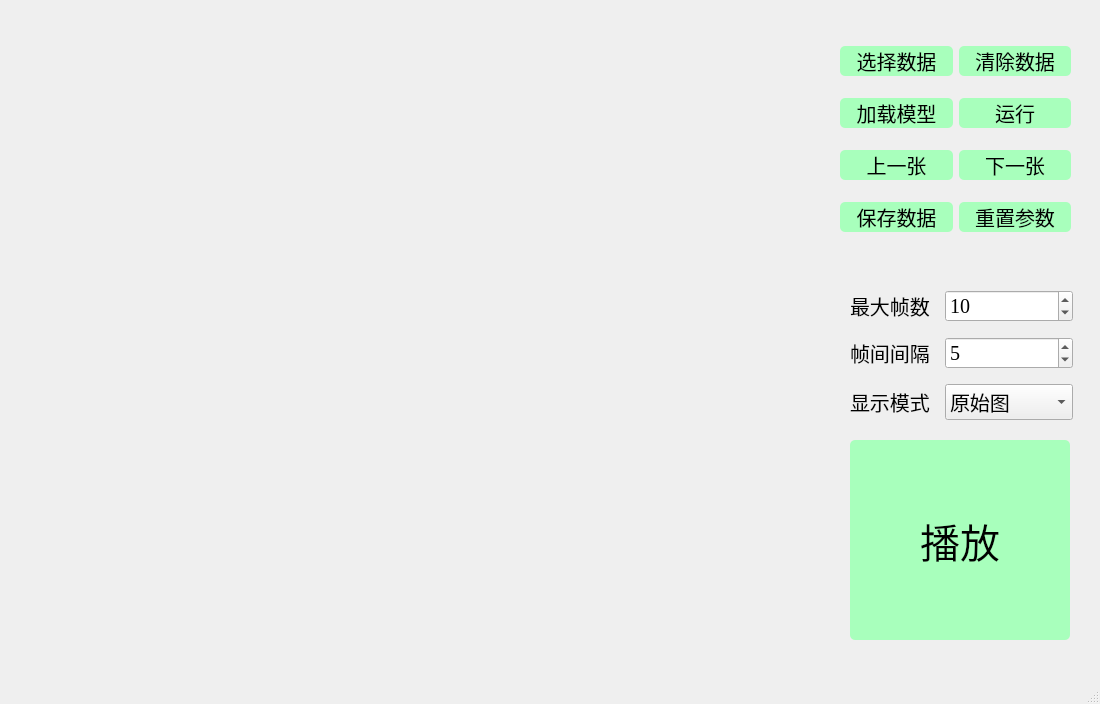
<?xml version="1.0" encoding="UTF-8"?>
<ui version="4.0">
 <class>MainWindow</class>
 <widget class="QMainWindow" name="MainWindow">
  <property name="geometry">
   <rect>
    <x>0</x>
    <y>0</y>
    <width>1100</width>
    <height>704</height>
   </rect>
  </property>
  <property name="windowTitle">
   <string>CatchUAV</string>
  </property>
  <widget class="QWidget" name="centralwidget">
   <widget class="QLabel" name="label_img">
    <property name="geometry">
     <rect>
      <x>10</x>
      <y>10</y>
      <width>800</width>
      <height>600</height>
     </rect>
    </property>
    <property name="autoFillBackground">
     <bool>false</bool>
    </property>
    <property name="styleSheet">
     <string notr="true"/>
    </property>
    <property name="text">
     <string/>
    </property>
   </widget>
   <widget class="QWidget" name="gridLayoutWidget">
    <property name="geometry">
     <rect>
      <x>840</x>
      <y>30</y>
      <width>231</width>
      <height>221</height>
     </rect>
    </property>
    <layout class="QGridLayout" name="gridLayout">
     <item row="1" column="1">
      <widget class="QPushButton" name="pbtn_run">
       <property name="font">
        <font>
         <family>华文楷体</family>
         <pointsize>15</pointsize>
        </font>
       </property>
       <property name="styleSheet">
        <string notr="true">QPushButton{background:#a8ffbc;border-radius:5px;}QPushButton:hover{background:#e6402e;}</string>
       </property>
       <property name="text">
        <string>运行</string>
       </property>
      </widget>
     </item>
     <item row="1" column="0">
      <widget class="QPushButton" name="pbtn_load_model">
       <property name="font">
        <font>
         <family>华文楷体</family>
         <pointsize>15</pointsize>
        </font>
       </property>
       <property name="styleSheet">
        <string notr="true">QPushButton{background:#a8ffbc;border-radius:5px;}QPushButton:hover{background:#e6402e;}</string>
       </property>
       <property name="text">
        <string>加载模型</string>
       </property>
      </widget>
     </item>
     <item row="2" column="1">
      <widget class="QPushButton" name="pbtn_next_img">
       <property name="font">
        <font>
         <family>华文楷体</family>
         <pointsize>15</pointsize>
        </font>
       </property>
       <property name="styleSheet">
        <string notr="true">QPushButton{background:#a8ffbc;border-radius:5px;}QPushButton:hover{background:#e6402e;}</string>
       </property>
       <property name="text">
        <string>下一张</string>
       </property>
      </widget>
     </item>
     <item row="2" column="0">
      <widget class="QPushButton" name="pbtn_pre_img">
       <property name="font">
        <font>
         <family>华文楷体</family>
         <pointsize>15</pointsize>
        </font>
       </property>
       <property name="styleSheet">
        <string notr="true">QPushButton{background:#a8ffbc;border-radius:5px;}QPushButton:hover{background:#e6402e;}</string>
       </property>
       <property name="text">
        <string>上一张</string>
       </property>
      </widget>
     </item>
     <item row="0" column="0">
      <widget class="QPushButton" name="pbtn_slct_source">
       <property name="font">
        <font>
         <family>华文楷体</family>
         <pointsize>15</pointsize>
        </font>
       </property>
       <property name="styleSheet">
        <string notr="true">QPushButton{background:#a8ffbc;border-radius:5px;}QPushButton:hover{background:#e6402e;}</string>
       </property>
       <property name="text">
        <string>选择数据</string>
       </property>
      </widget>
     </item>
     <item row="0" column="1">
      <widget class="QPushButton" name="pbtn_clc_data">
       <property name="font">
        <font>
         <family>华文楷体</family>
         <pointsize>15</pointsize>
        </font>
       </property>
       <property name="styleSheet">
        <string notr="true">QPushButton{background:#a8ffbc;border-radius:5px;}QPushButton:hover{background:#e6402e;}</string>
       </property>
       <property name="text">
        <string>清除数据</string>
       </property>
      </widget>
     </item>
     <item row="3" column="0">
      <widget class="QPushButton" name="pbtn_save_data">
       <property name="font">
        <font>
         <family>华文楷体</family>
         <pointsize>15</pointsize>
        </font>
       </property>
       <property name="styleSheet">
        <string notr="true">QPushButton{background:#a8ffbc;border-radius:5px;}QPushButton:hover{background:#e6402e;}</string>
       </property>
       <property name="text">
        <string>保存数据</string>
       </property>
      </widget>
     </item>
     <item row="3" column="1">
      <widget class="QPushButton" name="pbtn_init_filter_parameters">
       <property name="font">
        <font>
         <family>华文楷体</family>
         <pointsize>15</pointsize>
        </font>
       </property>
       <property name="whatsThis">
        <string>重置滤波器参数</string>
       </property>
       <property name="styleSheet">
        <string notr="true">QPushButton{background:#a8ffbc;border-radius:5px;}QPushButton:hover{background:#e6402e;}</string>
       </property>
       <property name="text">
        <string>重置参数</string>
       </property>
      </widget>
     </item>
    </layout>
   </widget>
   <widget class="QWidget" name="formLayoutWidget">
    <property name="geometry">
     <rect>
      <x>840</x>
      <y>280</y>
      <width>243</width>
      <height>151</height>
     </rect>
    </property>
    <property name="font">
     <font>
      <family>楷体</family>
      <pointsize>15</pointsize>
     </font>
    </property>
    <layout class="QFormLayout" name="formLayout">
     <property name="horizontalSpacing">
      <number>15</number>
     </property>
     <property name="verticalSpacing">
      <number>15</number>
     </property>
     <property name="leftMargin">
      <number>10</number>
     </property>
     <property name="topMargin">
      <number>10</number>
     </property>
     <property name="rightMargin">
      <number>10</number>
     </property>
     <property name="bottomMargin">
      <number>10</number>
     </property>
     <item row="0" column="0">
      <widget class="QLabel" name="label">
       <property name="font">
        <font>
         <family>楷体</family>
         <pointsize>15</pointsize>
        </font>
       </property>
       <property name="text">
        <string>最大帧数</string>
       </property>
      </widget>
     </item>
     <item row="0" column="1">
      <widget class="QSpinBox" name="cbbox_max_frame_num">
       <property name="font">
        <font>
         <family>Times New Roman</family>
         <pointsize>15</pointsize>
        </font>
       </property>
       <property name="minimum">
        <number>1</number>
       </property>
       <property name="maximum">
        <number>1000</number>
       </property>
       <property name="value">
        <number>10</number>
       </property>
      </widget>
     </item>
     <item row="2" column="1">
      <widget class="QComboBox" name="cbbox_img_option">
       <property name="font">
        <font>
         <family>楷体</family>
         <pointsize>15</pointsize>
        </font>
       </property>
       <item>
        <property name="text">
         <string>原始图</string>
        </property>
       </item>
       <item>
        <property name="text">
         <string>预测图</string>
        </property>
       </item>
       <item>
        <property name="text">
         <string>滤波图</string>
        </property>
       </item>
       <item>
        <property name="text">
         <string>混合图</string>
        </property>
       </item>
      </widget>
     </item>
     <item row="2" column="0">
      <widget class="QLabel" name="label_2">
       <property name="font">
        <font>
         <family>楷体</family>
         <pointsize>15</pointsize>
        </font>
       </property>
       <property name="text">
        <string>显示模式</string>
       </property>
      </widget>
     </item>
     <item row="1" column="0">
      <widget class="QLabel" name="label_3">
       <property name="font">
        <font>
         <family>楷体</family>
         <pointsize>15</pointsize>
        </font>
       </property>
       <property name="text">
        <string>帧间间隔</string>
       </property>
      </widget>
     </item>
     <item row="1" column="1">
      <widget class="QSpinBox" name="cbbox_internal_video_frame">
       <property name="font">
        <font>
         <family>Times New Roman</family>
         <pointsize>15</pointsize>
        </font>
       </property>
       <property name="minimum">
        <number>0</number>
       </property>
       <property name="maximum">
        <number>100</number>
       </property>
       <property name="value">
        <number>5</number>
       </property>
      </widget>
     </item>
    </layout>
   </widget>
   <widget class="QPushButton" name="pbtn_show_video">
    <property name="geometry">
     <rect>
      <x>850</x>
      <y>440</y>
      <width>220</width>
      <height>200</height>
     </rect>
    </property>
    <property name="font">
     <font>
      <family>华文楷体</family>
      <pointsize>30</pointsize>
     </font>
    </property>
    <property name="styleSheet">
     <string notr="true">QPushButton{background:#a8ffbc;border-radius:5px;}QPushButton:hover{background:#e6402e;}</string>
    </property>
    <property name="text">
     <string>播放</string>
    </property>
   </widget>
  </widget>
  <widget class="QMenuBar" name="menubar">
   <property name="geometry">
    <rect>
     <x>0</x>
     <y>0</y>
     <width>1100</width>
     <height>26</height>
    </rect>
   </property>
  </widget>
  <widget class="QStatusBar" name="statusbar"/>
 </widget>
 <resources/>
 <connections/>
</ui>
